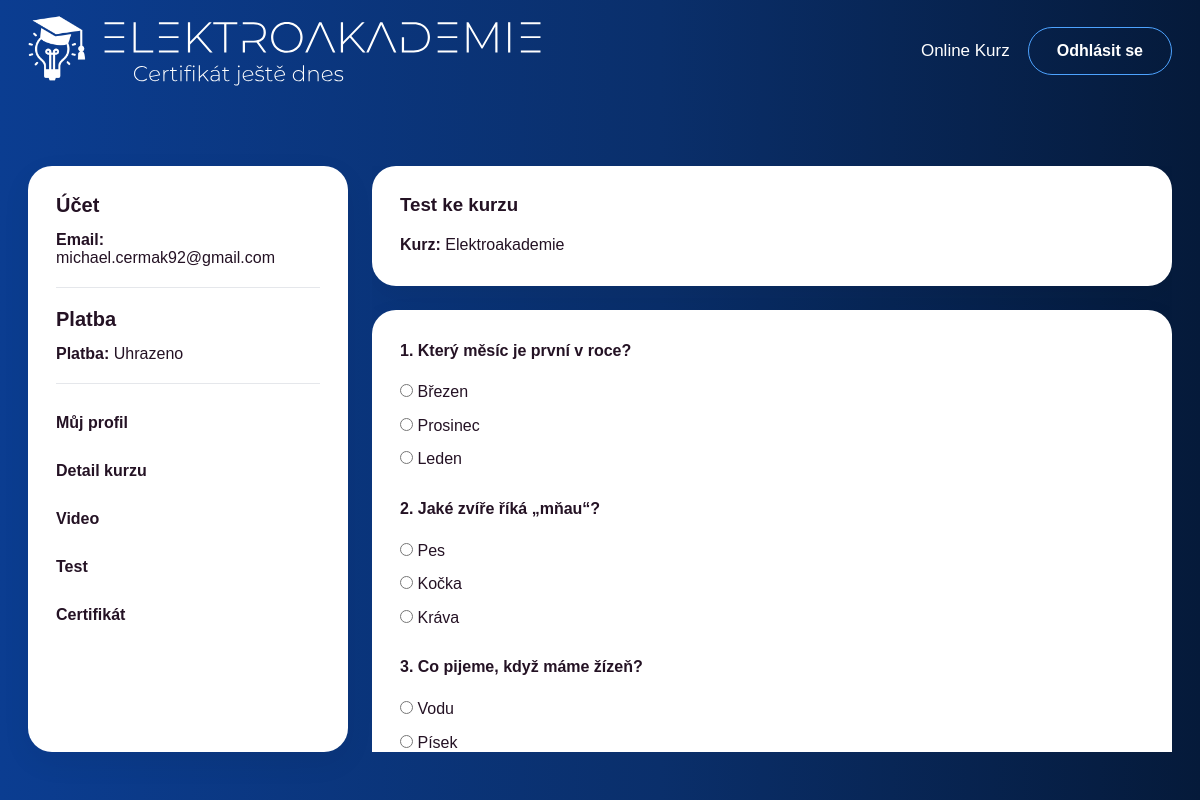
Page /kurz/1/test/ (signed in) on the committed database.
### courses/models.py (models this page shows, shortened)
class CustomUser(AbstractUser):
    is_paid = models.BooleanField(default=False)
    passed_quiz = models.BooleanField(default=False)

class Course(models.Model):
    title = models.CharField(max_length=255)
    description = models.TextField()
    video_url = models.URLField()

class Question(models.Model):
    course = models.ForeignKey(Course, on_delete=models.CASCADE)
    category = models.ForeignKey(
        QuestionCategory,
        on_delete=models.SET_NULL,
        null=True,
        blank=True,
        related_name="questions",
        verbose_name="Kategorie",
    )
    text = models.CharField(max_length=255)

class Choice(models.Model):
    question = models.ForeignKey(Question, on_delete=models.CASCADE)
    text = models.CharField(max_length=255)
    is_correct = models.BooleanField(default=False)

### courses/views.py (the view, shortened to what this page needs)
# urls.py: path("kurz/<int:course_id>/test/", views.quiz_view, name="quiz"),
@login_required
def quiz_view(request, course_id):
    course = get_object_or_404(Course, id=course_id)
    if not request.user.is_paid:
        return redirect("buy_course", course_id=course.id)
    all_questions = list(Question.objects.filter(course=course))
    question_count = getattr(settings, "QUIZ_QUESTION_COUNT", 3)
    if len(all_questions) <= question_count:
        selected_questions = all_questions
    else:
        selected_questions = random.sample(all_questions, question_count)
    request.session["selected_question_ids"] = [
        question.id for question in selected_questions
    ]
    context = {
        "course": course,
        "questions": selected_questions,
    }
    context.update(get_dashboard_context(request, active_course=course))
    return render(request, "courses/quiz.html", context)

### courses/views.py (called while the page is built)
def get_dashboard_context(request, active_course=None):
    purchased_courses = Course.objects.all()
    if active_course is None:
        active_course = purchased_courses.first()
    has_paid = getattr(request.user, "is_paid", False) if request.user.is_authenticated else False
    return {
        "purchased_courses": purchased_courses,
        "active_course": active_course,
        "course_for_payment": active_course,
        "has_paid": has_paid,
    }

### courses/templates/courses/quiz.html (shortened to what this page needs)
{% extends 'courses/dashboard_base.html' %}
{% block dashboard_main %}
<section class="content-card">
    <h1>Test ke kurzu</h1>
    <p><strong>Kurz:</strong> {{ course.title }}</p>
</section>
<section class="content-card">
    <form method="post">
        {% for question in questions %}
        <div style="margin-bottom: 24px;">
            <p><strong>{{ forloop.counter }}. {{ question.text }}</strong></p>
            {% for choice in question.choice_set.all %}
            <label style="display:block; margin: 8px 0;">
                <input type="radio" name="{{ question.id }}" value="{{ choice.id }}">
                {{ choice.text }}
            </label>
            {% endfor %}
        </div>
        {% endfor %}
    </form>
</section>
{% endblock %}

### courses/templates/courses/dashboard_base.html (shortened to what this page needs)
{% extends 'courses/base.html' %}
{% load static %}
{% block extra_css %}
<link rel="stylesheet" href="{% static 'courses/css/dashboard_shell.css' %}?v=3">
{% endblock %}
{% block content %}
<main class="page-content dashboard-shell-page">
    <div class="container">
        <section class="dashboard-shell">
            <aside class="dashboard-shell-sidebar">
                <div class="dashboard-sidebar-panel">
                    <section class="sidebar-section">
                        <h2 class="sidebar-title">Účet</h2>
                        <p><strong>Email:</strong> {{ user.email|default:"Neuveden" }}</p>
                    </section>
                    <hr class="sidebar-divider">
                    <section class="sidebar-section">
                        <h2 class="sidebar-title">Platba</h2>
                        {% if has_paid %}
                        <p><strong>Platba:</strong> Uhrazeno</p>
                        {% endif %}
                    </section>
                    <hr class="sidebar-divider">
                    <nav class="sidebar-nav">
                        <a href="{% url 'profile' %}">Můj profil</a>
                        {% if active_course %}
                        <a href="{% url 'course_detail' active_course.id %}">Detail kurzu</a>
                        {% if has_paid %}
                        <a href="{% url 'video_detail' active_course.id %}">Video</a>
                        <a href="{% url 'quiz' active_course.id %}">Test</a>
                        {% if user.passed_quiz %}
                        <a href="{% url 'certificate_success' active_course.id %}">Certifikát</a>
                        {% else %}
                        <span class="disabled-link">Certifikát</span>
                        {% endif %}
                        {% else %}
                        <span class="disabled-link">Video</span>
                        <span class="disabled-link">Test</span>
                        <span class="disabled-link">Certifikát</span>
                        {% endif %}
                        {% else %}
                        <span class="disabled-link">Detail kurzu</span>
                        <span class="disabled-link">Video</span>
                        <span class="disabled-link">Test</span>
                        <span class="disabled-link">Certifikát</span>
                        {% endif %}
                    </nav>
                </div>
            </aside>
            <div class="dashboard-shell-main">
                {% block dashboard_main %}{% endblock %}
            </div>
        </section>
    </div>
</main>
{% endblock %}

### courses/templates/courses/base.html (shortened to what this page needs)
{% load static %}
<!DOCTYPE html>
<html lang="cs">
    <head>
        <link rel="stylesheet" href="{% static 'courses/css/base.css' %}?v=8">
        <link rel="stylesheet" href="{% static 'courses/css/app.css' %}?v=2">
        {% block extra_css %}{% endblock %}
    </head>
    <body>
        <header class="topbar">
            <div class="container topbar-inner">
                <a href="{% url 'index' %}" class="logo" id="home-link">
                    <img src="{% static 'courses/img/tmave_pozadi_cropped.svg' %}" alt="Elektroakademie"
                        class="logo-image">
                </a>
                <div class="topbar-actions">
                    {% if user.is_authenticated %}
                    <a href="{% url 'dashboard' %}" class="login-link">Online Kurz</a>
                    <form method="post" action="{% url 'logout' %}" class="logout-form">
                        <button type="submit" class="outline-button">Odhlásit se</button>
                    </form>
                    {% endif %}
                </div>
            </div>
        </header>
        {% block content %}{% endblock %}
    </body>
</html>

### courses/static/courses/css/base.css (style rules this page uses)
:root { --color-bg-start: #0b3d91; --color-bg-mid: #0a2f6b; --color-bg-end: #051a3a; --color-primary: #2f7df6; --color-primary-light: #4da3ff; --color-green: #00c853; --color-text: #ffffff; --color-dark-text: #241224; --color-card-text: #2a2430; --color-card-muted: #5b5562; --color-card-bg: rgba(255, 255, 255, 0.92); --color-light-surface: #f7f1f8; --header-height: 102px; --page-blue-bg: radial-gradient(circle at 20% 25%, rgba(0, 150, 255, 0.25) 0, rgba(0, 150, 255, 0.25) 1px, transparent 1px), linear-gradient(90deg, var(--color-bg-start) 0%, var(--color-bg-mid) 55%, var(--color-bg-end) 100%); }
* { box-sizing: border-box; margin: 0; padding: 0; }
html, body { height: 100%; }
html { scroll-behavior: smooth; }
body { font-family: Arial, sans-serif; color: var(--color-text); background: #ffffff; padding-top: var(--header-height); }
a { color: inherit; text-decoration: none; }
button, input { font: inherit; }
img { display: block; max-width: 100%; }
.container { width: 100%; max-width: 1360px; margin: 0 auto; padding: 0 28px; }
.topbar { position: fixed; top: 0; left: 0; width: 100%; height: var(--header-height); z-index: 1000; background: radial-gradient(circle at 20% 25%, rgba(0, 150, 255, 0.25) 0, rgba(0, 150, 255, 0.25) 1px, transparent 1px), linear-gradient(90deg, var(--color-bg-start) 0%, var(--color-bg-mid) 55%, var(--color-bg-end) 100%); }
.topbar-inner { position: relative; display: flex; align-items: center; justify-content: space-between; gap: 24px; height: 100%; }
.logo { display: flex; align-items: center; gap: 14px; flex-shrink: 0; }
.logo-image { display: block; width: auto; height: 70px; }
.topbar-actions { display: flex; align-items: center; gap: 18px; margin-left: auto; }
.login-link { color: #ffffff; font-size: 17px; white-space: nowrap; }
.logout-form { margin: 0; }
.outline-button { display: inline-flex; align-items: center; justify-content: center; min-height: 48px; padding: 0 28px; border: 1px solid var(--color-primary-light); border-radius: 999px; background: transparent; color: #ffffff; font-weight: 700; white-space: nowrap; cursor: pointer; }
.page-content { min-height: calc(100vh - var(--header-height)); }

### courses/static/courses/css/app.css (style rules this page uses)
.content-card { background: #ffffff; color: var(--color-card-text); border-radius: 28px; padding: 32px; box-shadow: 0 18px 48px rgba(8, 32, 77, 0.10); }

### courses/static/courses/css/dashboard_shell.css (style rules this page uses)
.dashboard-shell-page { height: 100%; margin: 0; padding: 32px 0 48px; color: var(--color-dark-text); background: var(--page-blue-bg); overflow: hidden; box-sizing: border-box; }
.dashboard-shell-page .container { height: 100%; }
.dashboard-shell { display: grid; grid-template-columns: 320px minmax(0, 1fr); gap: 24px; align-items: stretch; height: 100%; padding-top: 32px; }
.dashboard-shell-main { min-width: 0; height: 100%; overflow: hidden; }
.dashboard-shell-sidebar { height: 100%; }
.dashboard-sidebar-panel { height: 100%; padding: 28px; border-radius: 24px; background: #ffffff; box-shadow: 0 10px 30px rgba(0, 0, 0, 0.06); }
.sidebar-section { display: flex; flex-direction: column; gap: 10px; }
.sidebar-title { margin: 0 0 4px; font-size: 20px; color: var(--color-dark-text); }
.sidebar-divider { margin: 20px 0; border: 0; border-top: 1px solid #e5e7eb; }
.sidebar-nav { display: flex; flex-direction: column; gap: 10px; }
.sidebar-nav a, .disabled-link { display: block; padding: 10px 0; color: var(--color-dark-text); font-weight: 600; background: transparent; border-radius: 0; }
.sidebar-nav a { text-decoration: none; }
.content-card { padding: 28px; border-radius: 24px; background: #ffffff; box-shadow: 0 10px 30px rgba(0, 0, 0, 0.06); }
.content-card + .content-card { margin-top: 24px; }
.content-card h1, .content-card h2, .content-card h3 { margin-bottom: 16px; color: var(--color-dark-text); }
.content-card p, .content-card li, .content-card label, .content-card strong { color: var(--color-dark-text); line-height: 1.6; }
.content-card form p { margin-bottom: 16px; }

### rows in the picture
CustomUser: email "michael.cermak92@gmail.com"
Course: title "Elektroakademie"
Question: text "Který měsíc je první v roce?"
Choice: text "Březen"
Choice: text "Prosinec"
Choice: text "Leden"
Question: text "Jaké zvíře říká „mňau“?"
Choice: text "Pes"
Choice: text "Kočka"
Choice: text "Kráva"
Question: text "Co pijeme, když máme žízeň?"
Choice: text "Vodu"
Choice: text "Písek"
